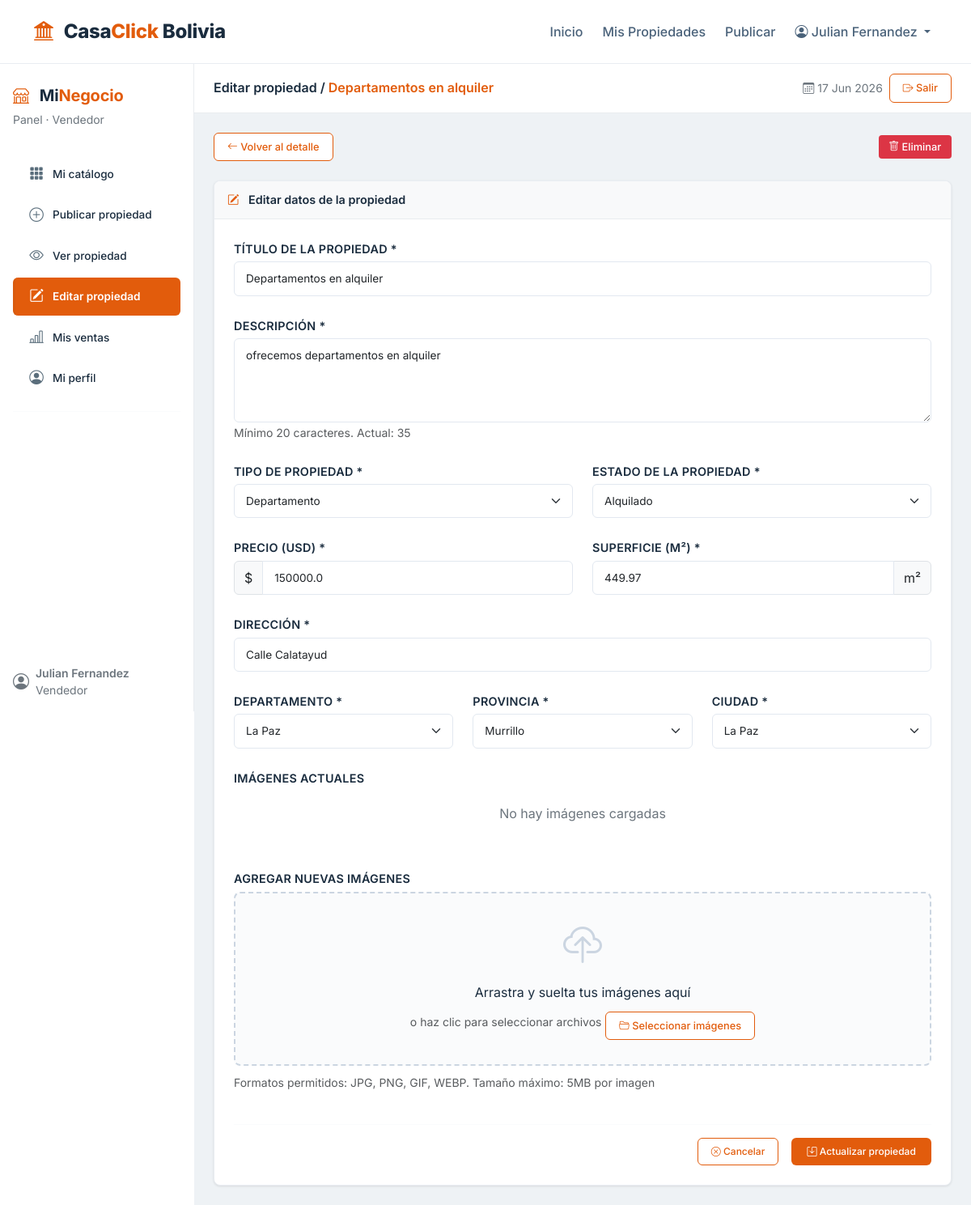
/vendedor/propiedad/editar/2 (signed in), run on an earlier commit of the app's database.
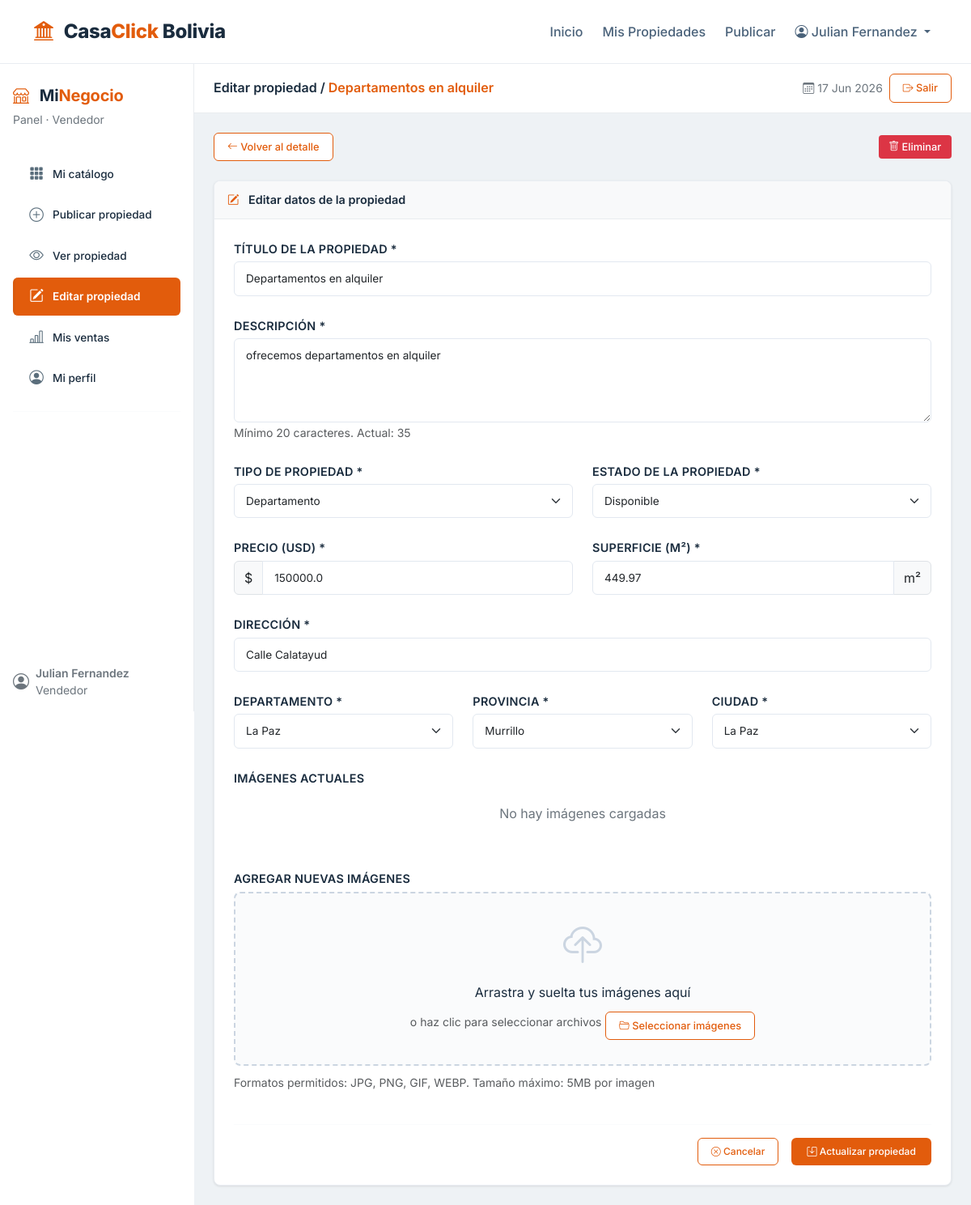
And on a later commit of the database.
### app/models.py (models this page shows, shortened)
class Propiedad(db.Model):
    __tablename__ = "propiedades"
    id_propiedad = db.Column(db.Integer, primary_key=True)
    titulo = db.Column(db.String(200), nullable=False)
    descripcion = db.Column(db.Text, nullable=False)
    tipo = db.Column(db.String(50), nullable=False)
    superficie = db.Column(db.Float, nullable=False)
    direccion = db.Column(db.String(255), nullable=False)
    precio = db.Column(db.Float, nullable=False)
    estado = db.Column(db.String(50), nullable=False)
    fecha_publicacion = db.Column(db.Date, nullable=False)
    id_departamento = db.Column(db.Integer, db.ForeignKey('departamentos.id_departamento'), nullable=False)
    id_provincia = db.Column(db.Integer, db.ForeignKey('provincias.id_provincia'), nullable=False)
    id_ciudad = db.Column(db.Integer, db.ForeignKey('ciudades.id_ciudad'), nullable=False)
    id_usuario = db.Column(db.Integer, db.ForeignKey('users.id_usuario'), nullable=False)
    usuario = db.relationship('Usuario', back_populates='propiedades')
    departamento = db.relationship('Departamento', back_populates='propiedades')
    provincia = db.relationship('Provincia', back_populates='propiedades')
    ciudad = db.relationship('Ciudad', back_populates='propiedades')
    imagenes = db.relationship('Imagen',back_populates='propiedad', lazy=True, cascade="all, delete-orphan")

class Departamento(db.Model):
    __tablename__ = "departamentos"
    id_departamento = db.Column(db.Integer, primary_key=True)
    departamento = db.Column(db.String(100), nullable=False)
    provincias = db.relationship('Provincia', back_populates='departamento', lazy=True, cascade="all, delete-orphan")
    propiedades = db.relationship('Propiedad', back_populates='departamento', lazy=True)

class Provincia(db.Model):
    __tablename__ = "provincias"
    id_provincia = db.Column(db.Integer, primary_key=True)
    provincia = db.Column(db.String(100), nullable=False)
    id_departamento = db.Column(db.Integer, db.ForeignKey('departamentos.id_departamento'), nullable=False)
    departamento = db.relationship('Departamento', back_populates='provincias')
    ciudades = db.relationship('Ciudad', back_populates='provincia', lazy=True, cascade="all, delete-orphan")
    propiedades = db.relationship('Propiedad', back_populates='provincia', lazy=True)

class Ciudad(db.Model):
    __tablename__ = "ciudades"
    id_ciudad = db.Column(db.Integer, primary_key=True)
    ciudad = db.Column(db.String(100), nullable=False)
    id_provincia = db.Column(db.Integer, db.ForeignKey('provincias.id_provincia'), nullable=False)
    provincia = db.relationship('Provincia', back_populates='ciudades')
    propiedades = db.relationship('Propiedad', back_populates='ciudad', lazy=True)

### app/vendedor/routes.py (the view, shortened to what this page needs)
@vendedor_bp.route("/propiedad/editar/<int:id_propiedad>", methods=['GET', 'POST'])
@login_required
def editar_propiedad(id_propiedad):
    if current_user.rol.lower() != 'vendedor':
        return render_template("main/index.html")
    propiedad = Propiedad.query.get_or_404(id_propiedad)
    if propiedad.id_usuario != current_user.id_usuario:
        return render_template("main/index.html")
    departamentos = Departamento.query.all()
    provincias = Provincia.query.all()
    ciudades = Ciudad.query.all()
    return render_template(
        "vendedor/editar.html",
        propiedad=propiedad,
        departamentos=departamentos,
        provincias=provincias,
        ciudades=ciudades
    )

### app/templates/vendedor/editar.html (shortened to what the changed rows need)
{% extends 'base.html' %}
{% block content %}
<div class="container-fluid p-0 d-flex flex-column min-vh-100">
    <div class="row g-0 flex-grow-1">
        <div class="col bg-light" style="background-color: #eef2f5 !important;">
            <div class="top-bar d-flex justify-content-between align-items-center">
                <div class="d-flex align-items-center gap-2">
                    <h5 class="mb-0 fw-semibold" style="font-size: 1rem;">Editar propiedad / <span class="text-orange-sobre">{{ propiedad.titulo|truncate(30) }}</span></h5>
                </div>
            </div>
            <div class="p-3 p-md-4">
                <div class="card-plain">
                    <div class="p-4">
                        <form id="formEditarPropiedad" method="POST" enctype="multipart/form-data">
                            <div class="row g-4">
                                <div class="col-12">
                                    <label class="form-label fw-semibold">Título de la propiedad *</label>
                                    <input type="text" class="form-control" id="titulo" name="titulo"
                                           value="{{ propiedad.titulo }}" required>
                                </div>
                                <div class="col-12">
                                    <label class="form-label fw-semibold">Descripción *</label>
                                    <textarea class="form-control" id="descripcion" name="descripcion"
                                              rows="4" required>{{ propiedad.descripcion }}</textarea>
                                    <small class="text-muted" id="contadorCaracteres">Mínimo 20 caracteres. Actual: {{ propiedad.descripcion|length }}</small>
                                </div>
                                <div class="col-md-6">
                                    <label class="form-label fw-semibold">Tipo de propiedad *</label>
                                    <select class="form-select" id="tipo" name="tipo" required>
                                        <option value="departamento" {% if propiedad.tipo == 'departamento' %}selected{% endif %}>Departamento</option>
                                    </select>
                                </div>
                                <div class="col-md-6">
                                    <label class="form-label fw-semibold">Estado de la propiedad *</label>
                                    <select class="form-select" id="estado" name="estado" required>
                                        <option value="disponible" {% if propiedad.estado == 'disponible' %}selected{% endif %}>Disponible</option>
                                        <option value="alquilado" {% if propiedad.estado == 'alquilado' %}selected{% endif %}>Alquilado</option>
                                    </select>
                                </div>
                                <div class="col-md-6">
                                    <div class="input-group">
                                        <span class="input-group-text">$</span>
                                        <input type="number" step="0.01" class="form-control" id="precio" name="precio"
                                               value="{{ propiedad.precio }}" required>
                                    </div>
                                </div>
                                <div class="col-md-6">
                                    <div class="input-group">
                                        <input type="number" step="0.01" class="form-control" id="superficie" name="superficie"
                                               value="{{ propiedad.superficie }}" required>
                                        <span class="input-group-text">m²</span>
                                    </div>
                                </div>
                                <div class="col-12">
                                    <label class="form-label fw-semibold">Dirección *</label>
                                    <input type="text" class="form-control" id="direccion" name="direccion"
                                           value="{{ propiedad.direccion }}" required>
                                </div>
                                <div class="col-md-4">
                                    <label class="form-label fw-semibold">Departamento *</label>
                                    <select class="form-select" id="id_departamento" name="id_departamento" required>
                                        {% for dep in departamentos %}
                                            <option value="{{ dep.id_departamento }}"
                                                {% if dep.id_departamento == propiedad.id_departamento %}selected{% endif %}>
                                                {{ dep.departamento }}
                                            </option>
                                        {% endfor %}
                                    </select>
                                </div>
                                <div class="col-md-4">
                                    <label class="form-label fw-semibold">Provincia *</label>
                                    <select class="form-select" id="id_provincia" name="id_provincia" required>
                                        {% for prov in provincias %}
                                            <option value="{{ prov.id_provincia }}"
                                                {% if prov.id_provincia == propiedad.id_provincia %}selected{% endif %}>
                                                {{ prov.provincia }}
                                            </option>
                                        {% endfor %}
                                    </select>
                                </div>
                                <div class="col-md-4">
                                    <label class="form-label fw-semibold">Ciudad *</label>
                                    <select class="form-select" id="id_ciudad" name="id_ciudad" required>
                                        {% for ciudad in ciudades %}
                                            <option value="{{ ciudad.id_ciudad }}"
                                                {% if ciudad.id_ciudad == propiedad.id_ciudad %}selected{% endif %}>
                                                {{ ciudad.ciudad }}
                                            </option>
                                        {% endfor %}
                                    </select>
                                </div>
                            </div>
                        </form>
                    </div>
                </div>
            </div>
        </div>
    </div>
</div>
{% endblock %}

What changed in the data, as far as the page shows it:
changed Propiedad "Departamentos en alquiler": estado "Alquilado" → "Disponible"
